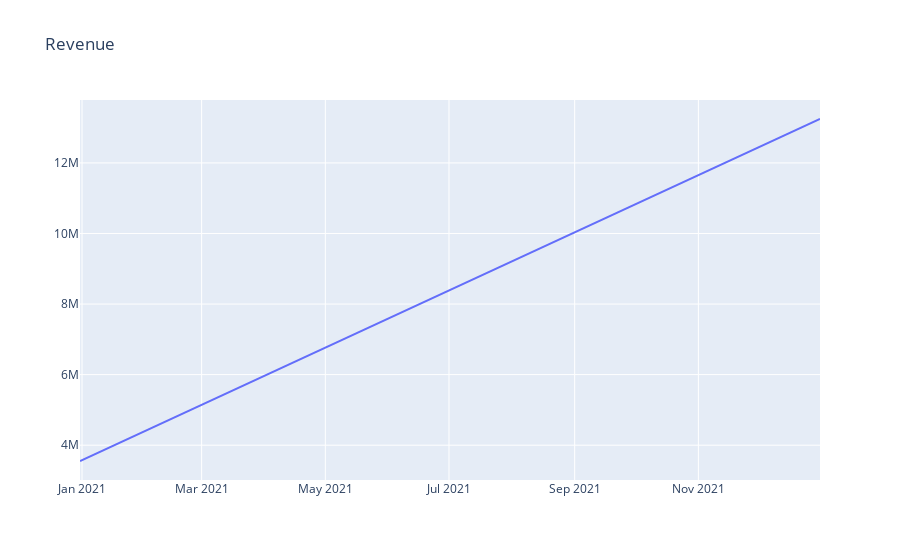

Source (notebook cell):
### Code cell
plotly_df(df.resample('y').apply(sum), title = 'Revenue')

### Figure 1 — Plotly figure (JSON) as saved in the notebook; plotly's stock layout.template omitted (floating-point values rounded to 4 significant figures)
{"data": [{"mode": "lines", "name": "Revenue", "type": "scatter", "x": ["2020-12-31T00:00:00", "2021-12-31T00:00:00"], "y": [3552000.0, 13240000.0]}], "layout": {"title": {"text": "Revenue"}}}
